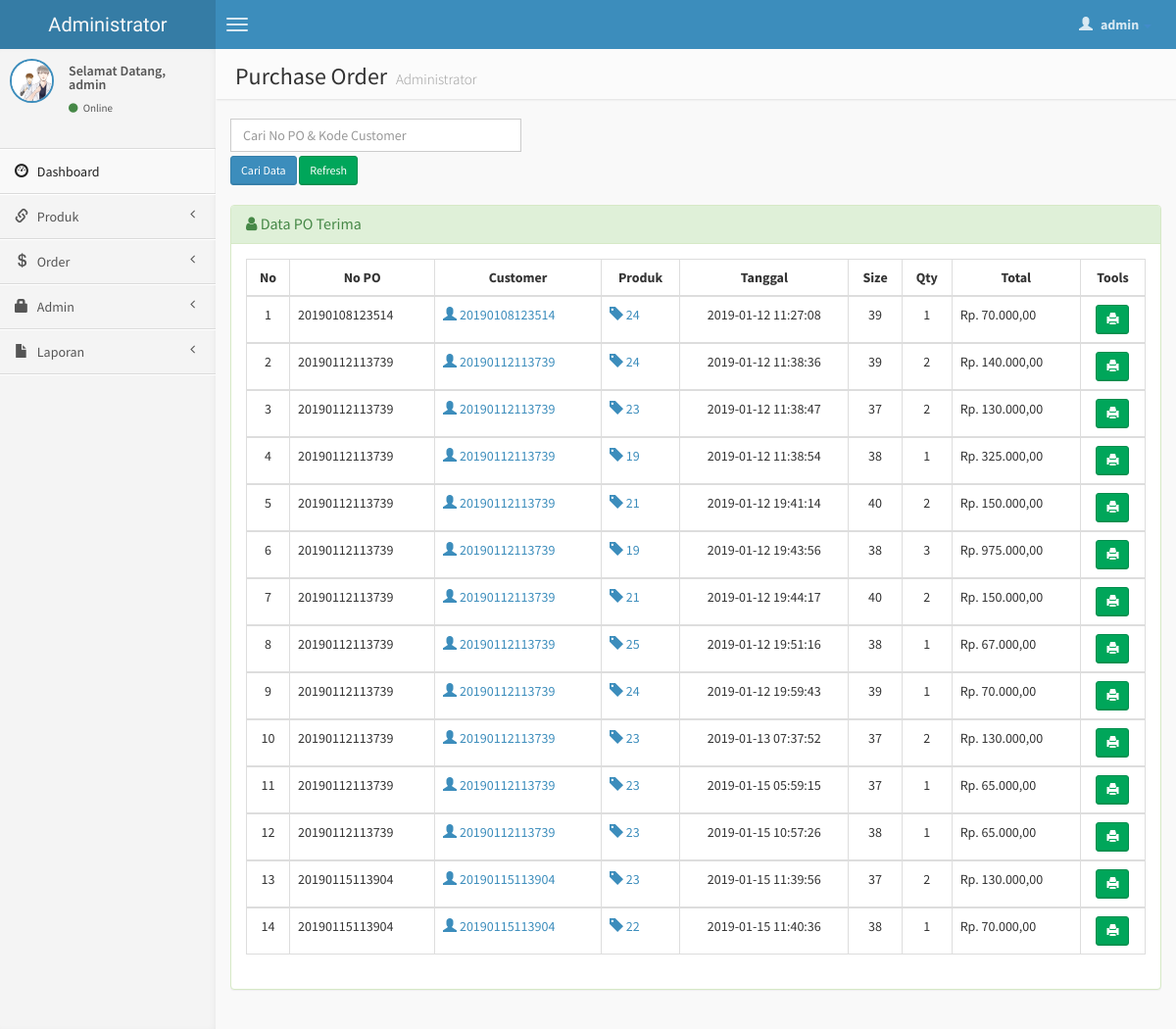
Screenshot of /admin/po-report.php (signed in) with the database file from the repository.
### tables this page shows
CREATE TABLE `po_terima` (
  `id` int(10) NOT NULL,
  `nopo` varchar(20) NOT NULL,
  `kd_cus` varchar(20) NOT NULL,
  `kode` int(4) NOT NULL,
  `tanggal` datetime NOT NULL,
  `ukuran` varchar(4) NOT NULL,
  `qty` int(8) NOT NULL,
  `total` int(8) NOT NULL
);

### admin/po-report.php (the view, shortened to what this page needs)
<?php
if (empty($_SESSION['username'])){
	header('location:../index.php');
} else {
?>
<!DOCTYPE html>
<html>
    <head>
        <link href="../dist/css/bootstrap.css" rel="stylesheet" type="text/css" />
        <link href="//cdnjs.cloudflare.com/ajax/libs/font-awesome/4.1.0/css/font-awesome.min.css" rel="stylesheet" type="text/css" />
        <link href="//code.ionicframework.com/ionicons/1.5.2/css/ionicons.min.css" rel="stylesheet" type="text/css" />
        <link href="../css/morris/morris.css" rel="stylesheet" type="text/css" />
        <link href="../css/jvectormap/jquery-jvectormap-1.2.2.css" rel="stylesheet" type="text/css" />
        <link href="../css/datepicker/datepicker3.css" rel="stylesheet" type="text/css" />
        <link href="../css/daterangepicker/daterangepicker-bs3.css" rel="stylesheet" type="text/css" />
        <link href="../css/bootstrap-wysihtml5/bootstrap3-wysihtml5.min.css" rel="stylesheet" type="text/css" />
        <link href="../css/AdminLTE.css" rel="stylesheet" type="text/css" />
        <link rel="stylesheet" href="datatables/dataTables.bootstrap.css"/>
    </head>
    <body class="skin-blue">
        <header class="header">
            <a href="index.php" class="logo">
                Administrator
            </a>
            <nav class="navbar navbar-static-top" role="navigation">
                <a href="#" class="navbar-btn sidebar-toggle" data-toggle="offcanvas" role="button">
                    <span class="icon-bar"></span>
                    <span class="icon-bar"></span>
                    <span class="icon-bar"></span>
                </a>
                <div class="navbar-right">
                    <ul class="nav navbar-nav">
                        <li class="dropdown user user-menu">
                            <a href="#" class="dropdown-toggle" data-toggle="dropdown">
                                <i class="glyphicon glyphicon-user"></i>
                                <span><?php echo $_SESSION['fullname']; ?> <i class="caret"></i></span>
                            </a>
<?php } ?>
                        </li>
                    </ul>
                </div>
            </nav>
        </header>
        <div class="wrapper row-offcanvas row-offcanvas-left">
            <aside class="left-side sidebar-offcanvas">
                <section class="sidebar">
                    <div class="user-panel">
                        <div class="pull-left image">
                            <img src="<?php echo $_SESSION['gambar']; ?>" class="img-circle" alt="User Image" style="border: 2px solid #3C8DBC;" />
                        </div>
                        <div class="pull-left info">
                            <p>Selamat Datang,<br /><?php echo $_SESSION['fullname']; ?></p>
                            <a href="#"><i class="fa fa-circle text-success"></i> Online</a>
                        </div>
                    </div>
                    <?php include "menu.php"; ?>
                </section>
            </aside>
            <aside class="right-side">
                <section class="content-header">
                    <h1>
                        Purchase Order
                        <small>Administrator</small>
                    </h1>
                </section>
                <section class="content">
                    <div class="row">
              <div class="col-lg-4">
              <form action='po-report.php' method="POST">
	       <input type='text' class="form-control" style="margin-bottom: 4px;" name='qcari' placeholder='Cari No PO & Kode Customer' required />
           <input type='submit' value='Cari Data' class="btn btn-sm btn-primary" /> <a href='po-report.php' class="btn btn-sm btn-success" >Refresh</i></a>
          	</div>
              </div>
                    <br />
                    <div class="row">
                        <div class="col-lg-12">
                    <div class="panel panel-success">
                        <div class="panel-heading">
                        <h3 class="panel-title"><i class="fa fa-user"></i> Data PO Terima</h3>
                        </div>
                        <div class="panel-body">
                    <?php
                    $query1="select * from po_terima";
                    $tampil=mysqli_query($koneksi, $query1) or die(mysqli_error());
                    ?>
                  <table id="example" class="table table-hover table-bordered">
                  <thead>
                      <tr>
                        <th><center>No </center></th>
                        <th><center>No PO </i></center></th>
                        <th><center>Customer </center></th>
                        <th><center>Produk </center></th>
                        <th><center>Tanggal </center></th>
                        <th><center>Size </center></th>
                        <th><center>Qty </center></th>
                        <th><center>Total </center></th>
                        <th><center>Tools</center></th>
                      </tr>
                  </thead>
                     <?php
                     $no=0;
                     while($data=mysqli_fetch_array($tampil))
                    { $no++; ?>
                    <tbody>
                    <tr>
                    <td><center><?php echo $no; ?></center></td>
                    <td><?php echo $data['nopo'];?></td>
                    <td><a href="detail-customer.php?hal=edit&kd=<?php echo $data['kd_cus'];?>"><span class="glyphicon glyphicon-user"></span> <?php echo $data['kd_cus'];?></td>
                    <td><a href="detail-produk.php?hal=edit&kd=<?php echo $data['kode'];?>"><span class="glyphicon glyphicon-tag"></span> <?php echo $data['kode'];?></td>
                    <td><center><?php echo $data['tanggal'];?></center></td>
                    <td><center><?php echo $data['ukuran'];?></center></td>
                    <td><center><?php echo $data['qty'];?></center></td>
                    <td>Rp. <?php echo number_format($data['total'],2,",",".");?></td>
                    <td><center><div id="thanks"><a class="btn btn-sm btn-success" data-placement="bottom" data-toggle="tooltip" title="Cetak PO" href=""><span class="glyphicon glyphicon-print"></span></a> </div>
                 <?php
              }
              ?>
                   </tbody>
                   </table>
              </div>
              </div>
            </div>
                    </div>
                </section>
            </aside>
        </div>
    </body>
</html>

### rows the page displays
po_terima: nopo "20190108123514", kd_cus "20190108123514", kode "24", tanggal "2019-01-12 11:27:08", ukuran "39", qty "1", total "70.000,00"
po_terima: nopo "20190112113739", kd_cus "20190112113739", kode "24", tanggal "2019-01-12 11:38:36", ukuran "39", qty "2", total "140.000,00"
po_terima: nopo "20190112113739", kd_cus "20190112113739", kode "23", tanggal "2019-01-12 11:38:47", ukuran "37", qty "2", total "130.000,00"
po_terima: nopo "20190112113739", kd_cus "20190112113739", kode "19", tanggal "2019-01-12 11:38:54", ukuran "38", qty "1", total "325.000,00"
po_terima: nopo "20190112113739", kd_cus "20190112113739", kode "21", tanggal "2019-01-12 19:41:14", ukuran "40", qty "2", total "150.000,00"
po_terima: nopo "20190112113739", kd_cus "20190112113739", kode "19", tanggal "2019-01-12 19:43:56", ukuran "38", qty "3", total "975.000,00"
po_terima: nopo "20190112113739", kd_cus "20190112113739", kode "21", tanggal "2019-01-12 19:44:17", ukuran "40", qty "2", total "150.000,00"
po_terima: nopo "20190112113739", kd_cus "20190112113739", kode "25", tanggal "2019-01-12 19:51:16", ukuran "38", qty "1", total "67.000,00"
po_terima: nopo "20190112113739", kd_cus "20190112113739", kode "24", tanggal "2019-01-12 19:59:43", ukuran "39", qty "1", total "70.000,00"
po_terima: nopo "20190112113739", kd_cus "20190112113739", kode "23", tanggal "2019-01-13 07:37:52", ukuran "37", qty "2", total "130.000,00"
po_terima: nopo "20190112113739", kd_cus "20190112113739", kode "23", tanggal "2019-01-15 05:59:15", ukuran "37", qty "1", total "65.000,00"
po_terima: nopo "20190112113739", kd_cus "20190112113739", kode "23", tanggal "2019-01-15 10:57:26", ukuran "38", qty "1", total "65.000,00"
po_terima: nopo "20190115113904", kd_cus "20190115113904", kode "23", tanggal "2019-01-15 11:39:56", ukuran "37", qty "2", total "130.000,00"
po_terima: nopo "20190115113904", kd_cus "20190115113904", kode "22", tanggal "2019-01-15 11:40:36", ukuran "38", qty "1", total "70.000,00"

### other values shown
$_SESSION['fullname'] "admin"
